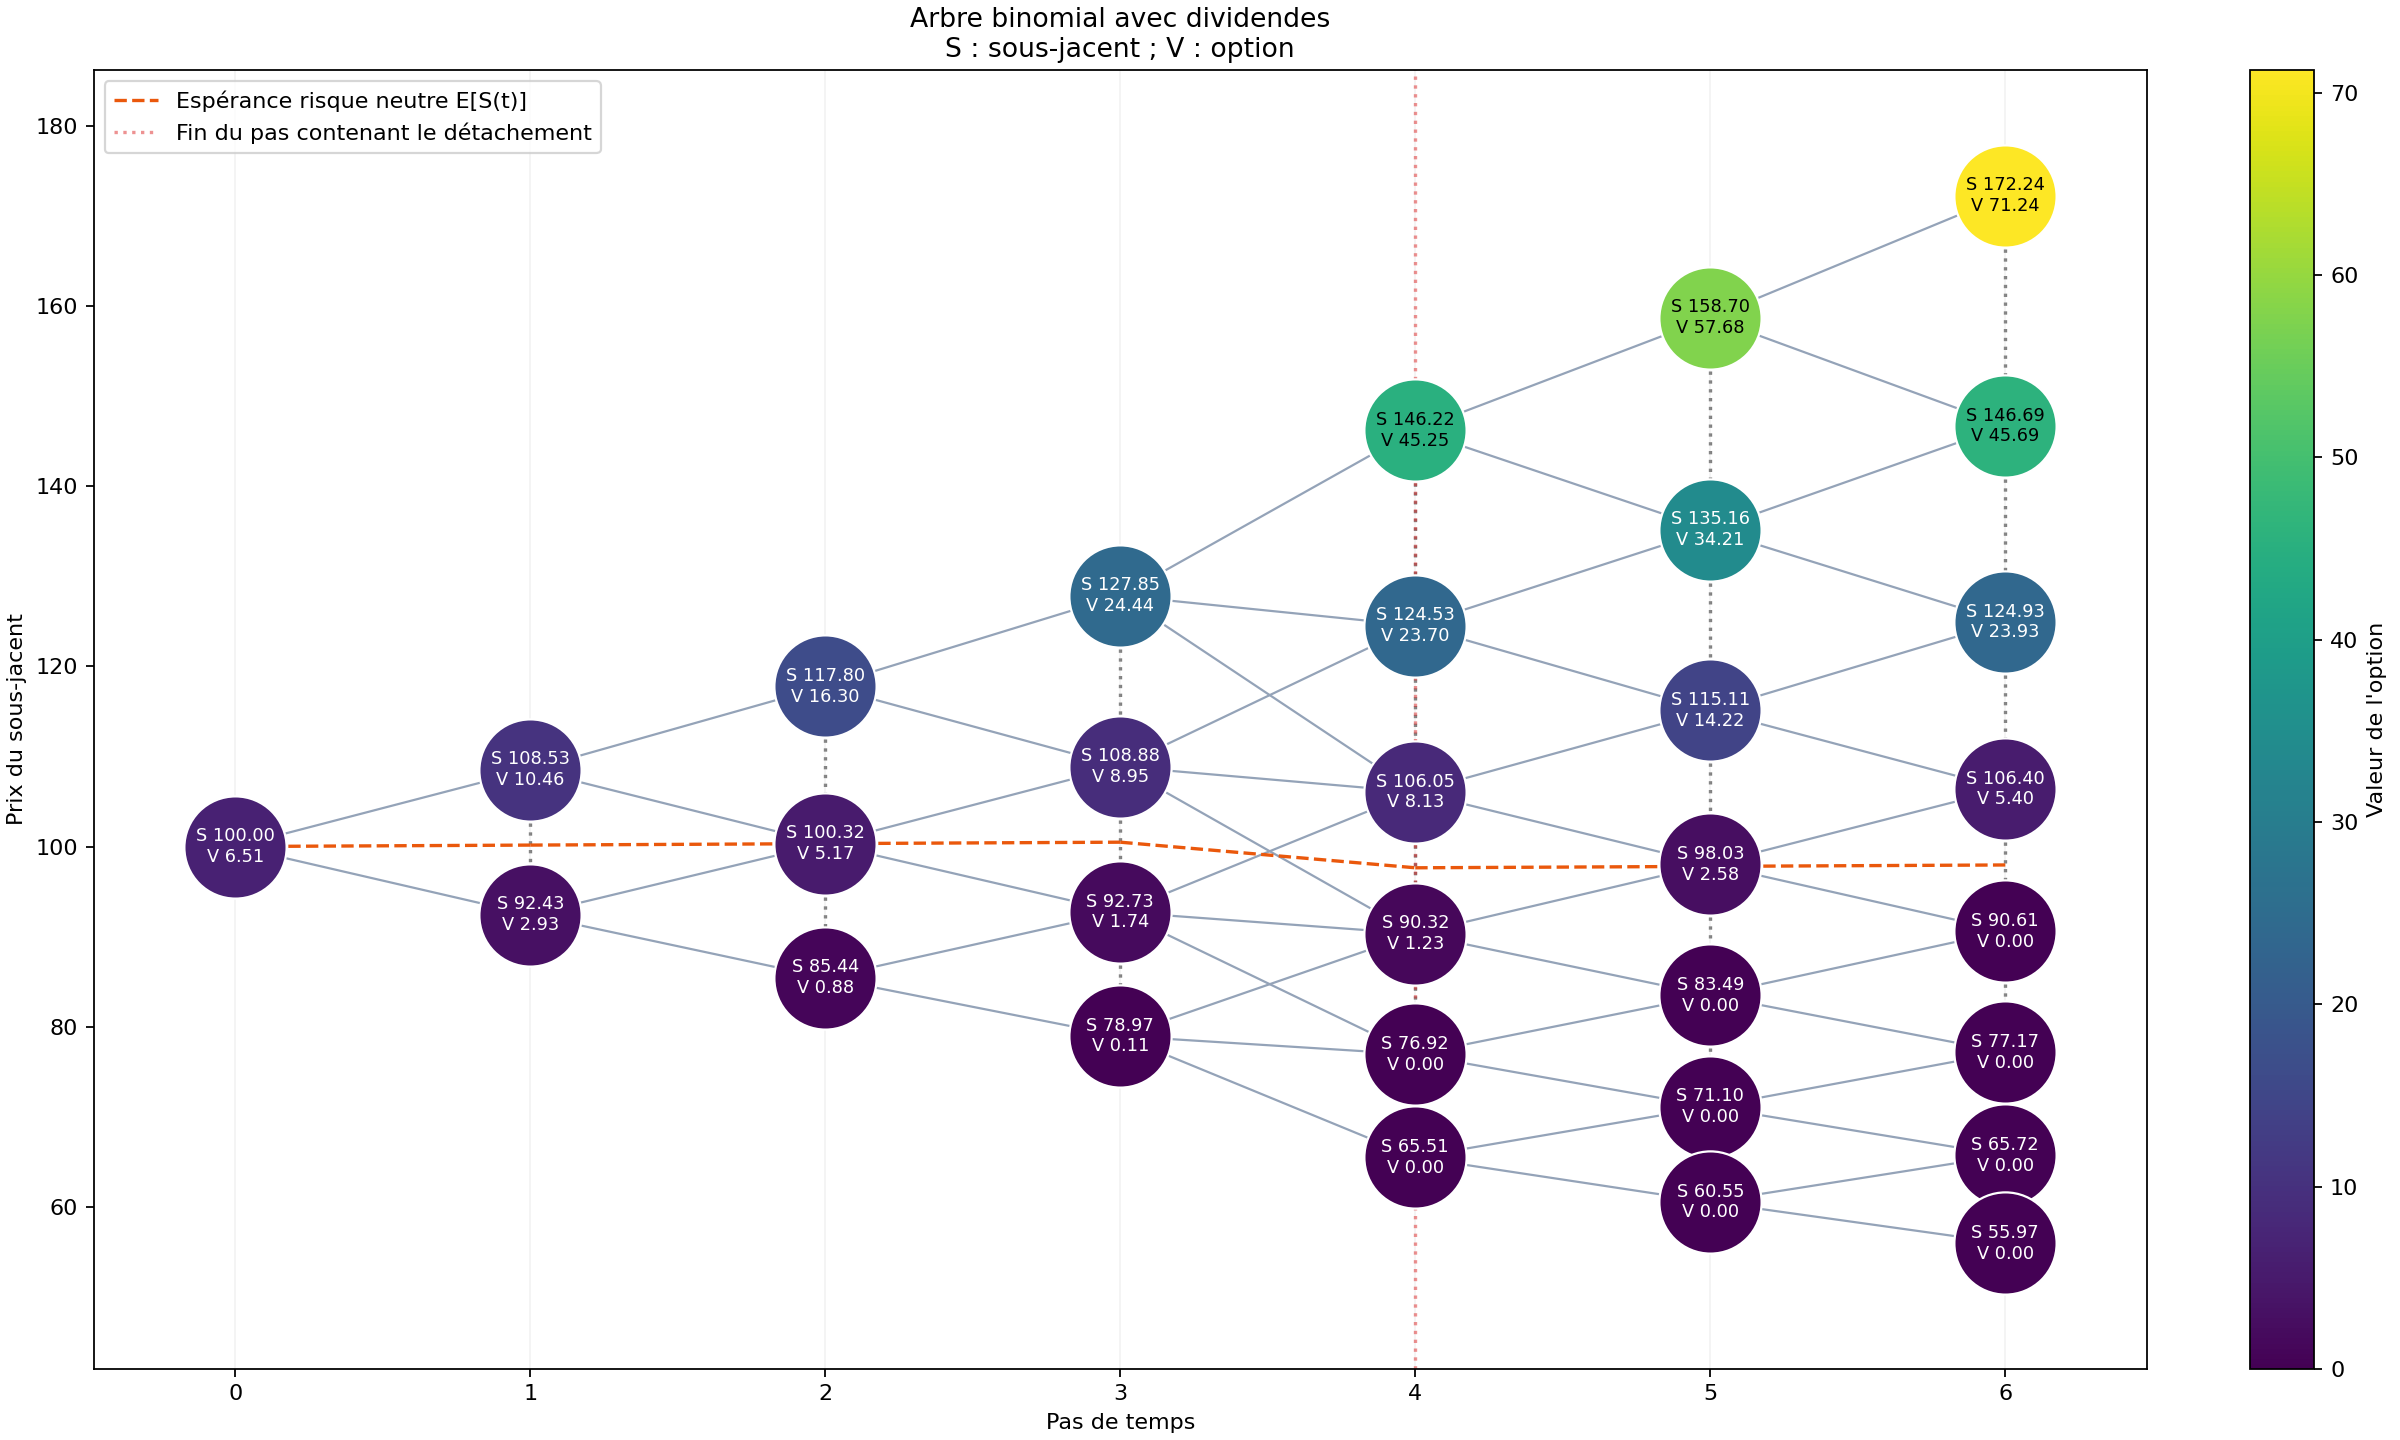

The Python source for this figure:
from __future__ import annotations

import datetime as dt
from pathlib import Path
from typing import Iterator

import matplotlib.pyplot as plt
import numpy as np
from matplotlib.axes import Axes
from matplotlib.cm import ScalarMappable
from matplotlib.colors import Normalize

from arbre_binomial import Market, Model, Node, Option, Tree, TrunkNode


class DebugTree:
    """Contrôles des liens et des moments, sans collection de nœuds.

    Les trois curseurs par colonne suivent les enfants et les parents dans
    l'ordre décroissant des spots. Chaque lien est parcouru un nombre borné
    de fois : le contrôle reste linéaire en nombre de nœuds/branches.
    La variance contrôlée à la date cash est celle de l'approximation du cours,
    et non celle d'un modèle lognormal exact après détachement.
    """

    def __init__(self, tree: Tree) -> None:
        self.tree = tree
        self.errors = 0
        self.node_count = 0
        self.branch_count = 0
        self.output = Path(__file__).resolve().parent
        self._child_up: Node | None = None
        self._child_mid: Node | None = None
        self._child_down: Node | None = None
        self._parent_up: Node | None = None
        self._parent_mid: Node | None = None
        self._parent_down: Node | None = None

    def close(self, actual: float, expected: float) -> bool:
        return bool(np.isclose(actual, expected, rtol=1e-9, atol=1e-10))

    def error(self, message: str, node: Node | None = None) -> None:
        self.errors += 1
        location = "" if node is None else f"Pas {node.step}, S={node.spot_price:.6f} : "
        print("ERREUR :", location + message)

    def columns(self) -> Iterator[TrunkNode]:
        trunk = self.tree.root
        previous = None
        for step in range(self.tree.model.nb_steps + 1):
            if not isinstance(trunk, TrunkNode) or trunk.step != step:
                raise ValueError(f"Tronc absent ou mauvaise date au pas {step}")
            if trunk.previous_trunk is not previous:
                raise ValueError(f"Lien précédent du tronc incorrect au pas {step}")
            yield trunk
            previous = trunk
            trunk = trunk.next_trunk
        if trunk is not None or previous is not self.tree.last_trunk:
            raise ValueError("Fin du tronc incorrecte")

    def top(self, trunk: TrunkNode) -> Node:
        node: Node = trunk
        moves = 0
        while node.above is not None:
            node = node.above
            moves += 1
            if moves >= trunk.column_size:
                raise ValueError(f"Cycle ou trop de voisins au-dessus au pas {trunk.step}")
        return node

    def column_nodes(self, trunk: TrunkNode) -> Iterator[Node]:
        if trunk.column_size < 1:
            raise ValueError(f"Taille de colonne invalide au pas {trunk.step}")
        node: Node | None = self.top(trunk)
        count = 0
        found_trunk = False
        while node is not None:
            count += 1
            if count > trunk.column_size or node.step != trunk.step:
                raise ValueError(f"Colonne incohérente au pas {trunk.step}")
            found_trunk = found_trunk or node is trunk
            yield node
            node = node.below
        if count != trunk.column_size or not found_trunk:
            raise ValueError(
                f"Colonne {trunk.step} : {count} nœuds ; taille annoncée {trunk.column_size}"
            )

    def in_column(self, child: Node, trunk: TrunkNode, branch: str = "up") -> bool:
        """Recherche monotone : appeler dans l'ordre des parents de haut en bas."""
        attribute = "_child_" + branch
        cursor = getattr(self, attribute)
        moves = 0
        while cursor is not None and cursor.spot_price > child.spot_price:
            cursor = cursor.below
            moves += 1
            if moves > trunk.column_size:
                raise ValueError("Cycle pendant la recherche d'un enfant")
        setattr(self, attribute, cursor)
        return cursor is child

    def check_child(self, node: Node, child: Node | None, trunk: TrunkNode, branch: str) -> None:
        probability = getattr(node, "p_" + branch)
        if child is None:
            if abs(probability) > 1e-12:
                self.error(f"enfant {branch} manquant avec probabilité non nulle", node)
            return
        self.branch_count += 1
        if child.step != node.step + 1 or not self.in_column(child, trunk, branch):
            self.error(f"enfant {branch} hors de la colonne suivante", node)
        if not np.isfinite(child.spot_price) or child.spot_price <= 0:
            self.error(f"prix de l'enfant {branch} non positif ou non fini", node)

    def check_neighbors(self, node: Node) -> None:
        if node.above is not None:
            if node.above.step != node.step or node.above.below is not node:
                self.error("lien above/below incorrect", node)
        if node.below is not None:
            if node.below.step != node.step or node.below.above is not node:
                self.error("lien below/above incorrect", node)
            if node.spot_price <= node.below.spot_price:
                self.error("prix mal ordonnés dans la colonne", node)
            if self.tree.transition_type(node.step) == "binomial":
                if node.next_down is not node.below.next_up:
                    self.error("recombinaison binomiale incorrecte", node)

    def count_incoming(self, node: Node, previous: TrunkNode, branch: str) -> int:
        attribute = "_parent_" + branch
        cursor = getattr(self, attribute)
        count = 0
        moves = 0
        while cursor is not None:
            child = getattr(cursor, "next_" + branch)
            if child is not None and child.spot_price < node.spot_price:
                break
            if child is node:
                count += 1
            cursor = cursor.below
            moves += 1
            if moves > previous.column_size:
                raise ValueError("Cycle pendant la recherche des parents")
        setattr(self, attribute, cursor)
        return count

    def check_parents(self, node: Node, previous: TrunkNode | None) -> None:
        if previous is None:
            if node is not self.tree.root:
                self.error("nœud supplémentaire à la date initiale", node)
            return
        count = self.count_incoming(node, previous, "up")
        count += self.count_incoming(node, previous, "mid")
        count += self.count_incoming(node, previous, "down")
        kind = self.tree.transition_type(previous.step)
        if count == 0:
            self.error("nœud sans branche entrante", node)
        elif kind == "binomial":
            expected = 1 if node.above is None or node.below is None else 2
            if count != expected:
                self.error(f"{count} branches entrantes au lieu de {expected}", node)
        elif kind == "deterministic" and count != 1:
            self.error(f"{count} branches entrantes dans une transition déterministe", node)

    def check_parameters(self) -> None:
        expected_dt = (
            (self.tree.option.maturity - self.tree.model.pricing_date).days
            / 365 / self.tree.model.nb_steps
        )
        if not self.close(self.tree.deltaT, expected_dt):
            self.error("pas de temps incorrect")
        if not self.close(self.tree.df, np.exp(-self.tree.market.rate * expected_dt)):
            self.error("facteur d'actualisation incorrect")
        if not self.close(self.tree.root.spot_price, self.tree.market.spot):
            self.error("prix de la racine différent du spot")
        if self.tree.market.vol > 0:
            up = self.tree.p_up
            down = self.tree.p_down
            if not (0 <= up <= 1 and 0 <= down <= 1) or not self.close(up + down, 1):
                self.error("probabilités binomiales communes incorrectes")

    def check_moments(self, node: Node) -> None:
        mean = 0.0
        probability_sum = 0.0
        for branch in ("up", "mid", "down"):
            probability = getattr(node, "p_" + branch)
            child = getattr(node, "next_" + branch)
            probability_sum += probability
            if not np.isfinite(probability) or not -1e-12 <= probability <= 1 + 1e-12:
                self.error(f"probabilité {branch} en dehors de [0,1]", node)
            if child is not None:
                mean += probability * child.spot_price
        if not self.close(probability_sum, 1):
            self.error("la somme des probabilités locales ne vaut pas 1", node)
        variance = 0.0
        for branch in ("up", "mid", "down"):
            child = getattr(node, "next_" + branch)
            if child is not None:
                variance += getattr(node, "p_" + branch) * (child.spot_price - mean) ** 2
        if not self.close(mean, node.forward()):
            self.error("espérance différente du forward après dividendes", node)
        if not self.close(variance, node.variance()):
            self.error("variance différente de la variance prévue par le modèle", node)

        kind = self.tree.transition_type(node.step)
        if kind == "binomial":
            if node.next_mid is not None:
                self.error("branche centrale dans une transition binomiale", node)
            if node.next_up is None or node.next_down is None:
                self.error("deux enfants requis dans une transition binomiale", node)
            else:
                if not self.close(node.next_up.spot_price, node.forward() * self.tree.sqrtAlpha):
                    self.error("prix de l'enfant haut binomial incorrect", node)
                if not self.close(node.next_down.spot_price, node.forward() / self.tree.sqrtAlpha):
                    self.error("prix de l'enfant bas binomial incorrect", node)
        elif kind == "trinomial":
            if node.next_up is None or node.next_mid is None or node.next_down is None:
                self.error("trois enfants requis au détachement discret", node)
            else:
                if node.next_up.below is not node.next_mid or node.next_mid.below is not node.next_down:
                    self.error("les trois enfants ne sont pas voisins sur la grille", node)
                if not self.close(node.next_up.spot_price / node.next_mid.spot_price, self.tree.alpha):
                    self.error("rapport haut/milieu incorrect sur la grille", node)
                if not self.close(node.next_mid.spot_price / node.next_down.spot_price, self.tree.alpha):
                    self.error("rapport milieu/bas incorrect sur la grille", node)
        elif kind == "deterministic":
            if node.next_up is not None or node.next_down is not None or node.next_mid is None:
                self.error("transition déterministe : seul l'enfant central doit exister", node)
            if not self.close(node.p_mid, 1):
                self.error("transition déterministe : probabilité centrale différente de 1", node)

    def check_column(self, trunk: TrunkNode) -> None:
        if trunk.next_trunk is not None:
            first = self.top(trunk.next_trunk)
            self._child_up = self._child_mid = self._child_down = first
        if trunk.previous_trunk is not None:
            first = self.top(trunk.previous_trunk)
            self._parent_up = self._parent_mid = self._parent_down = first
        for node in self.column_nodes(trunk):
            self.node_count += 1
            if node.tree is not self.tree:
                self.error("référence vers un autre arbre", node)
            self.check_neighbors(node)
            self.check_parents(node, trunk.previous_trunk)
            if node.step < self.tree.model.nb_steps:
                if not isinstance(trunk.next_trunk, TrunkNode):
                    raise ValueError("Colonne suivante absente")
                self.check_child(node, node.next_up, trunk.next_trunk, "up")
                self.check_child(node, node.next_mid, trunk.next_trunk, "mid")
                self.check_child(node, node.next_down, trunk.next_trunk, "down")
                self.check_moments(node)
            elif node.next_up is not None or node.next_mid is not None or node.next_down is not None:
                self.error("branche après maturité", node)

    def check(self) -> int:
        self.errors = self.node_count = self.branch_count = 0
        try:
            self.check_parameters()
            for trunk in self.columns():
                self.check_column(trunk)
        except (ValueError, AttributeError, ZeroDivisionError) as exc:
            self.error(str(exc))
        print(f"DEBUG : {self.node_count} nœuds parcourus, {self.branch_count} branches")
        if self.errors == 0:
            self.check_zero_strike()
        print(f"Bilan : {self.errors} erreur(s) détectée(s)")
        return self.errors

    def check_zero_strike(self) -> None:
        original = self.tree.option
        try:
            self.tree.option = Option(0, original.maturity, "Call", "European")
            price = self.tree.price()
            expected = self.tree.expected_zero_strike()
            if not self.close(price, expected):
                self.error("le call européen de strike nul diffère du forward actualisé")
            print(f"Call européen K=0 : {price:.10f} ; forward actualisé : {expected:.10f}")
        finally:
            self.tree.option = original
            self.tree.price()

    def value(self, node: Node, color_by: str) -> float:
        return node.spot_price if color_by == "spot" else node.option_value

    def color_scale(self, color_by: str) -> Normalize:
        minimum = float("inf")
        maximum = -float("inf")
        for trunk in self.columns():
            for node in self.column_nodes(trunk):
                value = self.value(node, color_by)
                minimum = min(minimum, value)
                maximum = max(maximum, value)
        return Normalize(minimum, maximum if maximum > minimum else minimum + 1)

    def draw_edges(self, ax: Axes, node: Node, show_neighbors: bool) -> None:
        for branch in ("up", "mid", "down"):
            child = getattr(node, "next_" + branch)
            if child is not None:
                ax.plot((node.step, child.step), (node.spot_price, child.spot_price),
                        color="#94a3b8", linewidth=1, zorder=1)
        if show_neighbors and node.below is not None:
            ax.plot((node.step, node.below.step), (node.spot_price, node.below.spot_price),
                    ":", color="gray", zorder=0)

    def draw_node(self, ax: Axes, node: Node, norm: Normalize, color_by: str) -> None:
        value = self.value(node, color_by)
        color = plt.get_cmap("viridis")(norm(value))
        size = 46 if self.tree.model.nb_steps <= 6 else 30
        ax.plot(node.step, node.spot_price, "o", markersize=size,
                markerfacecolor=color, markeredgecolor="white", zorder=3)
        label = f"S {node.spot_price:.2f}\nV {node.option_value:.2f}"
        ax.text(node.step, node.spot_price, label, ha="center", va="center",
                fontsize=8 if size == 46 else 6,
                color="white" if norm(value) < 0.55 else "black", zorder=4)

    def draw_forward(self, ax: Axes) -> None:
        previous = self.tree.market.spot
        for step in range(1, self.tree.model.nb_steps + 1):
            forward = self.tree.mean_at_time(step * self.tree.deltaT)
            label = "Espérance risque neutre E[S(t)]" if step == 1 else "_nolegend_"
            ax.plot((step - 1, step), (previous, forward), "--",
                    color="#ea580c", label=label, zorder=2)
            if self.tree.transition_type(step - 1) == "trinomial":
                ax.axvline(step, color="#dc2626", linestyle=":", alpha=0.5,
                           label="Fin du pas contenant le détachement")
            previous = forward
        ax.legend(loc="upper left")

    def decorate(self, ax: Axes, norm: Normalize, color_by: str) -> None:
        self.draw_forward(ax)
        ax.set(title="Arbre binomial avec dividendes\nS : sous-jacent ; V : option",
               xlabel="Pas de temps", ylabel="Prix du sous-jacent",
               xticks=range(self.tree.model.nb_steps + 1))
        ax.margins(x=0.08, y=0.12)
        ax.grid(axis="x", alpha=0.15)
        label = "Valeur de l'option" if color_by == "option" else "Prix du sous-jacent"
        ax.figure.colorbar(ScalarMappable(norm=norm, cmap="viridis"), ax=ax, label=label)

    def show(self, color_by: str = "option", show_neighbors: bool = False) -> None:
        if not 1 <= self.tree.model.nb_steps <= 10:
            raise ValueError("Pour le dessin : 1 à 10 pas. Sinon utiliser check().")
        if color_by not in ("spot", "option"):
            raise ValueError("color_by doit être 'spot' ou 'option'.")
        if self.check() != 0:
            print("Dessin interrompu : corriger les erreurs signalées puis relancer.")
            return
        norm = self.color_scale(color_by)
        fig, ax = plt.subplots(figsize=(15, 9), layout="constrained")
        for trunk in self.columns():
            for node in self.column_nodes(trunk):
                self.draw_edges(ax, node, show_neighbors)
                self.draw_node(ax, node, norm, color_by)
        self.decorate(ax, norm, color_by)
        destination = self.output / "debug_arbre.png"
        fig.savefig(destination, dpi=160)
        print("Figure enregistrée :", destination)
        plt.show()


def main() -> None:
    pricing_date = dt.date(2026, 9, 15)
    maturity = dt.date(2027, 9, 2)
    model = Model(pricing_date=pricing_date, nb_steps=6)
    market = Market(spot=100, rate=0.03, vol=0.20,
                    dividend_yield=0.02, dividend_amount=3.0,
                    ex_dividend_date=dt.date(2027, 3, 15))
    option = Option(strike=101, maturity=maturity, type="Call", exercise_type="European")
    tree = Tree(model=model, option=option, market=market)
    tree.build()
    tree.price()
    debugger = DebugTree(tree)
    debugger.show(color_by="option", show_neighbors=True)
    # Pour un grand arbre : debugger.check(). Aucun pruning n'est supposé ici.


if __name__ == "__main__":
    main()
